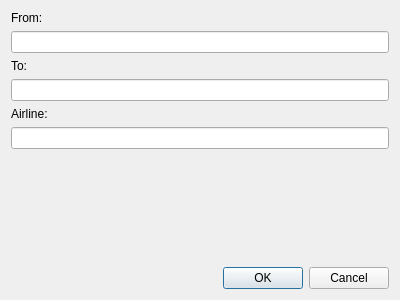
<?xml version="1.0" encoding="UTF-8"?>
<ui version="4.0">
 <class>AddRouteDialog</class>
 <widget class="QDialog" name="AddRouteDialog">
  <property name="geometry">
   <rect>
    <x>0</x>
    <y>0</y>
    <width>400</width>
    <height>300</height>
   </rect>
  </property>
  <property name="windowTitle">
   <string>Dialog</string>
  </property>
  <layout class="QGridLayout" name="gridLayout">
   <item row="2" column="0">
    <widget class="QDialogButtonBox" name="buttonBox">
     <property name="orientation">
      <enum>Qt::Horizontal</enum>
     </property>
     <property name="standardButtons">
      <set>QDialogButtonBox::Cancel|QDialogButtonBox::Ok</set>
     </property>
    </widget>
   </item>
   <item row="1" column="0">
    <layout class="QFormLayout" name="formLayout">
     <item row="0" column="0">
      <widget class="QLabel" name="label">
       <property name="text">
        <string>From:</string>
       </property>
      </widget>
     </item>
     <item row="2" column="0">
      <widget class="QLabel" name="label_2">
       <property name="text">
        <string>To:</string>
       </property>
      </widget>
     </item>
     <item row="4" column="0">
      <widget class="QLabel" name="label_3">
       <property name="text">
        <string>Airline:</string>
       </property>
      </widget>
     </item>
     <item row="1" column="0" colspan="2">
      <widget class="QLineEdit" name="StartAirport"/>
     </item>
     <item row="3" column="0" colspan="2">
      <widget class="QLineEdit" name="EndAirport"/>
     </item>
     <item row="5" column="0" colspan="2">
      <widget class="QLineEdit" name="Airline"/>
     </item>
    </layout>
   </item>
  </layout>
 </widget>
 <resources/>
 <connections>
  <connection>
   <sender>buttonBox</sender>
   <signal>accepted()</signal>
   <receiver>AddRouteDialog</receiver>
   <slot>accept()</slot>
   <hints>
    <hint type="sourcelabel">
     <x>248</x>
     <y>254</y>
    </hint>
    <hint type="destinationlabel">
     <x>157</x>
     <y>274</y>
    </hint>
   </hints>
  </connection>
  <connection>
   <sender>buttonBox</sender>
   <signal>rejected()</signal>
   <receiver>AddRouteDialog</receiver>
   <slot>reject()</slot>
   <hints>
    <hint type="sourcelabel">
     <x>316</x>
     <y>260</y>
    </hint>
    <hint type="destinationlabel">
     <x>286</x>
     <y>274</y>
    </hint>
   </hints>
  </connection>
 </connections>
</ui>
